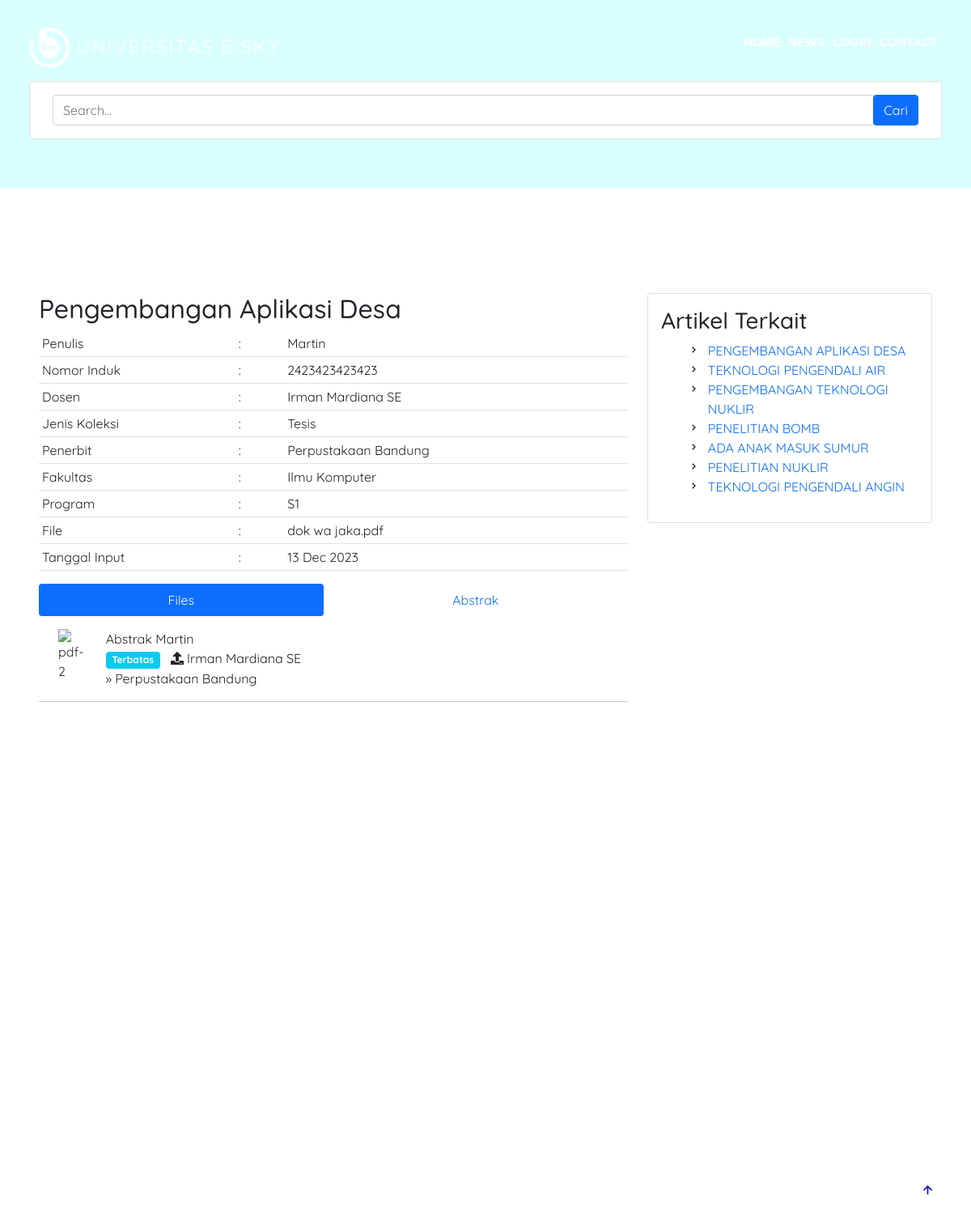
The page /home/detail/1 on the database its author committed.
### tables this page shows
CREATE TABLE `profile` (
  `id` int(11) NOT NULL,
  `univ_name` varchar(128) NOT NULL,
  `image` varchar(128) NOT NULL,
  `ig` varchar(128) NOT NULL,
  `fb` varchar(128) NOT NULL,
  `twitter` varchar(128) NOT NULL,
  `wa` varchar(128) NOT NULL,
  `yt` varchar(128) NOT NULL,
  `alamat` mediumtext NOT NULL,
  `no_tel` varchar(128) NOT NULL,
  `email` varchar(128) NOT NULL,
  `link` varchar(128) NOT NULL,
  `favicon` varchar(128) NOT NULL
);

CREATE TABLE `repository` (
  `id` int(11) NOT NULL,
  `user_id` int(11) NOT NULL,
  `judul` varchar(128) NOT NULL,
  `abstrak` longtext NOT NULL,
  `nama` varchar(128) NOT NULL,
  `nrp` varchar(128) NOT NULL,
  `dosen` varchar(128) NOT NULL,
  `koleksi` varchar(128) NOT NULL,
  `penerbit` varchar(128) NOT NULL,
  `tgl_input` varchar(20) NOT NULL,
  `fakultas` varchar(128) NOT NULL,
  `jurusan` varchar(128) NOT NULL,
  `program` varchar(128) NOT NULL,
  `file` varchar(128) NOT NULL,
  `akses` int(1) NOT NULL
);

### application/controllers/Home.php (called while the page is built, shortened)
<?php
class Home extends CI_Controller
{
    public function __construct()
    {
        $this->load->model('Mahasiswa_model');
        $this->load->model('Profile_model');
        $this->load->model('Fakultas_model');
        $this->load->model('Artikel_model');
        $this->load->model('Repository_model');
        $this->load->library('form_validation');
        $this->load->library('pagination');
    }
    public function detail($id)
    {
        $data['title'] = "Digilib B'SKY";
        $data['profile'] = $this->Profile_model->getAllProfile();
        $data['repository'] = $this->Repository_model->getRepositoryById($id);
        $data['repositorys'] = $this->Repository_model->getAllRepository();
        $this->load->view('template_home/header', $data);
        $this->load->view('detail_artikel/index', $data);
        $this->load->view('template_home/footer', $data);
    }
}

### index.php (called while the page is built, shortened)
<?php
require_once BASEPATH.'core/CodeIgniter.php';

### application/models/Profile_model.php (called while the page is built, shortened)
<?php
class Profile_model extends CI_Model
{
    public function getAllProfile()
    {
        return $this->db->get('profile')->row_array();
    }
}

### application/models/Repository_model.php (called while the page is built, shortened)
<?php
class Repository_model extends CI_Model
{
    public function getAllRepository()
    {
        return  $this->db->get('repository')->result_array();
    }
    public function getRepositoryById($id)
    {
        return $this->db->get_where('repository', ['id' => $id])->row_array();
    }
}

### application/views/detail_artikel/index.php (the view, shortened to what this page needs)
<section class="icon-boxes" class="icon-boxes mb-0">
    <div class="container">
        <div class="row">
            <div class="card">
                <div class="card-body">
                    <div class="col-md-12 col-lg-12 aos-init aos-animate" data-aos="fade-up">
                        <div class="icon-box">
                            <div class="col-lg-12">
                                <form action="" method="post">
                                    <div class="input-group">
                                        <input type="text" class="form-control" placeholder="Search..." name="keyword">
                                        <div class="input-group-append ">
                                            <button class="btn btn-primary" type="submit">Cari</button>
                                        </div>
                                    </div>
                                </form>
                            </div>
                        </div>
                    </div>
                </div>
            </div>
</section>
<section id="blog" class="blog">
    <div class="container aos-init aos-animate" data-aos="fade-up">
        <div class="row">
            <div class="col-lg-8 entries">
                <div class="entry col-md-12 mb-5 mb-md-5">
                    <div class="entry-meta">
                        <h2><?= $repository['judul']; ?></h2>
                        <table class="table table-sm table-hover text-sm">
                            <tbody>
                                <tr>
                                    <td class="col-lg-4">Penulis</td>
                                    <td class="col-lg-1">:</td>
                                    <td class="col-lg-7"><?= $repository['nama']; ?></td>
                                </tr>
                                <tr>
                                    <td>Nomor Induk</td>
                                    <td>:</td>
                                    <td><?= $repository['nrp']; ?></td>
                                </tr>
                                <tr>
                                    <td>Dosen</td>
                                    <td>:</td>
                                    <td><?= $repository['dosen']; ?></td>
                                </tr>
                                <tr>
                                    <td>Jenis Koleksi</td>
                                    <td>:</td>
                                    <td><?= $repository['koleksi']; ?></td>
                                </tr>
                                <tr>
                                    <td>Penerbit</td>
                                    <td>:</td>
                                    <td><?= $repository['penerbit']; ?></td>
                                </tr>
                                <tr>
                                    <td>Fakultas</td>
                                    <td>:</td>
                                    <td><?= $repository['fakultas']; ?></td>
                                </tr>
                                <tr>
                                    <td>Program</td>
                                    <td>:</td>
                                    <td><?= $repository['program']; ?></td>
                                </tr>
                                <tr>
                                    <td>File</td>
                                    <td>:</td>
                                    <td><?= $repository['file']; ?></td>
                                </tr>
                                <tr>
                                    <td>Tanggal Input</td>
                                    <td>:</td>
                                    <td><?= $repository['tgl_input']; ?></td>
                                </tr>
                            </tbody>
                        </table>
                    </div>
                    <ul id="pills1" class="nav nav-pills nav-fill mb-3" role="tablist">
                        <li class="nav-item" role="presentation">
                            <button class="nav-link active" id="pills-home-tab" data-bs-toggle="pill" data-bs-target="#pills1-tab1" type="button" role="tab" aria-controls="pills-home" aria-selected="true">Files</button>
                        </li>
                        <li class="nav-item" role="presentation">
                            <button class="nav-link" id="pills-home-tab" data-bs-toggle="pill" data-bs-target="#pills1-tab2" type="button" role="tab" aria-controls="pills-home" aria-selected="false" tabindex="-1">Abstrak</button>
                        </li>
                    </ul>
                    <div id="pillsContent1" class="card-body tab-content p-0">
                        <div class="tab-pane fade show active" id="pills1-tab1" role="tabpanel" aria-labelledby="#pills-home-tab">
                            <div class="container">
                                <div class="row">
                                    <div class="col-lg-1">
                                        <img width="40" height="40" src="https://img.icons8.com/ios-glyphs/40/pdf-2.png" alt="pdf-2" />
                                    </div>
                                    <div class="col-lg-10">
                                        <?php if ($repository['akses'] == 0) : ?>
                                            Abstrak <?= $repository['nama'] ?> <br>
                                            <span class="badge bg-info ">Terbatas</span>
                                        <?php elseif ($repository['akses'] == 1) : ?>
                                            <a href="<?= base_url('assets/file/upload/' . $repository['file']); ?>">Abstrak <?= $repository['nama'] ?><br></a>
                                            <span class="badge bg-success ">Public</span>
                                            <?php endif; ?>&nbsp;&nbsp;<i class="fas fa-upload">&nbsp;</i><?= $repository['dosen']; ?><br>» <?= $repository['penerbit']; ?><br>
                                    </div>
                                </div>
                            </div>
                            <hr>
                        </div>
                    </div>
                </div>
            </div>
            <div class="col-lg-4">
                <div class="card">
                    <div class="card-body">
                        <div class="sidebar">
                            <h3 class="sidebar-title">Artikel Terkait</h3>
                            <div class="sidebar-item categories">
                                <ul>
                                    <?php $count = 0; ?>
                                    <?php foreach ($repositorys as $rps) : ?>
                                        <?php if ($count < 7) : ?>
                                            <li>
                                                <div class="row">
                                                    <div class="col-lg-1">
                                                        <i class="bx bx-chevron-right"></i>
                                                    </div>
                                                    <div class="col-lg-11">
                                                        <a href="<?= base_url('home/detail/' . $rps['id']); ?>">
                                                            <?= $rps['judul']; ?>
                                                        </a>
                                                    </div>
                                                </div>
                                            </li>
                                            <?php $count++; ?>
                                        <?php else : ?>
                                            <?php break; ?>
                                        <?php endif; ?>
                                    <?php endforeach; ?>
                                </ul>
                            </div>
                        </div>
                    </div>
                </div>
            </div>
        </div>
    </div>
</section>

### application/views/template_home/header.php (shortened to what this page needs)
<!DOCTYPE html>
<html>
<head>
    <link rel="stylesheet" type="text/css" href="<?= base_url('assets/css/style.css'); ?>">
    <link rel="stylesheet" href="https://unpkg.com/swiper@7/swiper-bundle.min.css" />
    <link rel="stylesheet" href="https://cdnjs.cloudflare.com/ajax/libs/font-awesome/5.15.2/css/all.min.css" />
    <link rel="stylesheet" href="https://unpkg.com/boxicons@latest/css/boxicons.min.css">
    <link href="https://cdn.jsdelivr.net/npm/bootstrap@5.0.2/dist/css/bootstrap.min.css" rel="stylesheet">
</head>
<header>
    <h1 class="logo">
        <a href="<?= base_url('home'); ?>">
            <img src="<?= base_url('assets/img/profile/') . $profile['image']; ?>" alt="" class="img-fluid"> <?= $profile['univ_name'] ?> </a>
    </h1>
    <ul class="navbar">
        <li><a href="<?= base_url('home'); ?>">HOME</a></li>
        <li><a href="#articles">NEWS</a></li>
        <li><a href="<?= base_url('auth'); ?>">LOGIN</a></li>
        <li><a href="<?= base_url('#'); ?>">CONTACT</a></li>
    </ul>
</header>

### assets/css/style.css (style rules this page uses)
* { padding: 0; margin: 0; box-sizing: border-box; font-family: 'Quicksand', sans-serif; list-style: none; text-decoration: none; scroll-behavior: smooth; }
:root { --bg-color: #ffffff; --text-color: #0814bd; --main-color: #ffffff; --second-color: rgb(255, 255, 255); --other-color: #12141c; --h1-font: 5.2rem; --h2-font: 3.5rem; --p-font: 1.1rem; --card-height: 500px; --card-width: calc(var(--card-height) / 1.5); }
header { position: fixed; right: 0; top: 0; width: 100%; z-index: 1000; display: flex; align-items: center; justify-content: space-between; background: transparent; padding: 20px 16%; border-bottom: 1px solid transparent; transition: all .40s ease; }
.logo img { width: 50px; height: auto; margin-top: 0; }
.logo a { font-size: 24px; margin: 0; color: #fff; text-decoration: none; padding: 0; line-height: 1; font-weight: 400; letter-spacing: 2px; text-transform: uppercase; }
.navbar { display: flex; flex-wrap: wrap; align-items: center; justify-content: space-between; padding-top: 0.5rem; padding-bottom: 0.5rem; }
.navbar a { color: #fff; font-size: 15px; font-family: 'Trebuchet MS', 'Lucida Sans Unicode', 'Lucida Grande', 'Lucida Sans', Arial, sans-serif; font-weight: bold; text-decoration: none; margin: 0 5px; border-radius: 0.5rem; transition: all .40s ease; }
section { padding: 100px 15% 80px; }
.icon-boxes { background-color: rgb(218, 255, 255); padding: 100px 3% 60px; }
.blog a { text-decoration: none; text-transform: uppercase; }
span { color: #ffffff; }
.btn { display: inline-block; padding: 10px 30px; border-radius: 0.5rem; font-size: 17px; font-weight: 500; background: var(--main-color); color: var(--text-color); border: 1px solid var(--main-color); transition: all .40s ease; }
*, *::before, *::after { box-sizing: border-box; }
@media (max-width: 1325px) { header { padding: 5px 3%; top: -40px; height: 200px; } }
@media (max-width: 1325px) { section { padding: 130px 3% 60px; } }

### rows shown on the page
profile: image (picture)
repository: judul "Pengembangan Aplikasi Desa", nama "Martin", nrp "2423423423423", dosen "Irman Mardiana SE", koleksi "Tesis", penerbit "Perpustakaan Bandung", fakultas "Ilmu Komputer", program "S1", file "dok wa jaka.pdf", tgl_input "13 Dec 2023", judul "PENGEMBANGAN APLIKASI DESA"
repository: judul "TEKNOLOGI PENGENDALI AIR"
repository: judul "PENGEMBANGAN TEKNOLOGI NUKLIR"
repository: judul "PENELITIAN BOMB"
repository: judul "ADA ANAK MASUK SUMUR"
repository: judul "PENELITIAN NUKLIR"
repository: judul "TEKNOLOGI PENGENDALI ANGIN"
